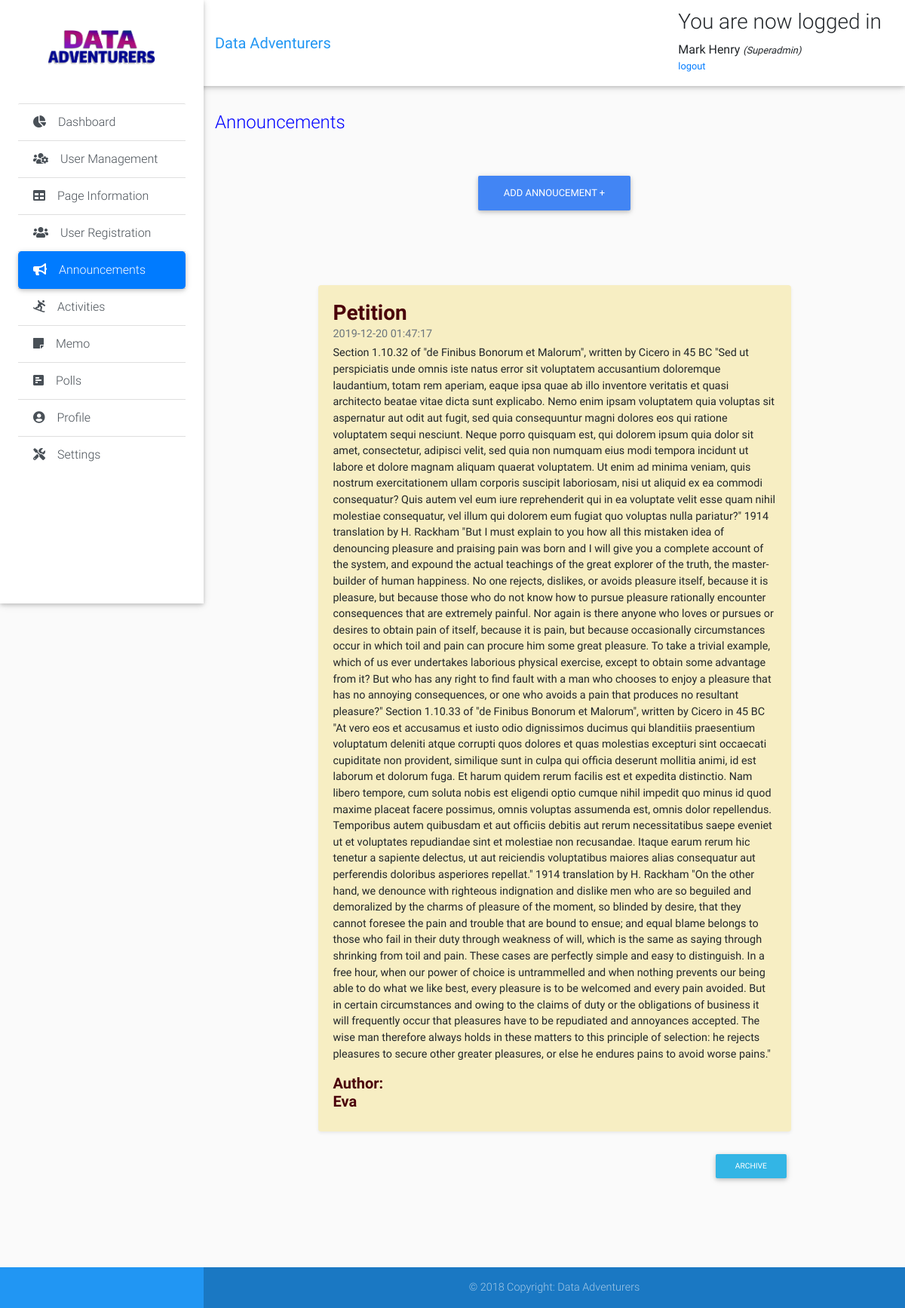
The app's page /super-admin-modules/announcements.php (signed in) with its own data.
### tables this page shows
CREATE TABLE IF NOT EXISTS `page_info` (
  `id` int(11) NOT NULL AUTO_INCREMENT,
  `about` varchar(1000) NOT NULL,
  `mission` varchar(1000) NOT NULL,
  `vision` varchar(1000) NOT NULL,
  `address` varchar(250) NOT NULL,
  `contact` varchar(250) NOT NULL,
  `email` varchar(250) NOT NULL,
  `image` varchar(1000) NOT NULL,
  PRIMARY KEY (`id`)
);

CREATE TABLE IF NOT EXISTS `announcements` (
  `id` int(11) NOT NULL AUTO_INCREMENT,
  `title` varchar(50) NOT NULL,
  `content` text NOT NULL,
  `author` varchar(50) NOT NULL,
  `date` datetime NOT NULL,
  PRIMARY KEY (`id`)
);

### super-admin-modules/announcements.php (the view, shortened to what this page needs)
<?php
include "connection.php";
include "header.php";
 ?>
      <div class="list-group list-group-flush">
        <a href="dashboard.php" class="list-group-item list-group-item-action waves-effect">
          <i class="fas fa-chart-pie mr-3"></i>Dashboard</a>
        <a href="members.php" class="list-group-item list-group-item-action waves-effect">
          <i class="fas fa-users-cog mr-3"></i>User Management</a>
        <a href="page-information.php" class="list-group-item list-group-item-action waves-effect">
          <i class="fas fa-table mr-3"></i>Page Information</a>
        <a href="user-registration.php" class="list-group-item list-group-item-action waves-effect">
          <i class="fas fa-users mr-3"></i>User Registration</a>
        <a href="announcements.php" class="list-group-item active waves-effect">
          <i class="fas fa-bullhorn mr-3"></i>Announcements</a>
        <a href="activities.php" class="list-group-item list-group-item-action waves-effect">
          <i class="fas fa-snowboarding mr-3"></i>Activities</a>
        <a href="memo.php" class="list-group-item list-group-item-action waves-effect">
          <i class="fas fa-sticky-note mr-3"></i>Memo</a>
        <a href="polls.php" class="list-group-item list-group-item-action waves-effect">
          <i class="fas fa-poll-h mr-3"></i>Polls</a>
        <a href="profile.php" class="list-group-item list-group-item-action waves-effect">
          <i class="fas fa-user-circle mr-3"></i>Profile</a>
        <a href="settings.php" class="list-group-item list-group-item-action waves-effect">
          <i class="fas fa-tools mr-3"></i>Settings</a>
      </div>
    </div>
  </header>
<main class="pt-5 mx-lg-6">
  <div class="container-fluid mt-5">
    <div class="page-title">
      <br>
      <br>
        <h4 class="mb-2 mb-sm-0 pt-1">
          <span>Announcements</span>
        </h4>
    </div>
        <div class="d-flex justify-content-center">
          <div class="text-center">
          <a href="" class="btn btn-primary btn-rounded mb-4" data-toggle="modal" data-target="#modalRegisterForm">
          Add Annoucement +</a>
          </div>
         </div>
      <br>
            <?php
            $result=mysqli_query($link, "SELECT * from announcements order by id DESC");
              echo "<table class='table table-borderless'  cellspacing='0' style='width: 100%'>";
              echo  "<thead>";
              echo  "<tr>";
              echo  "<th>";
              echo "</th>";
              echo  "</tr>";
              echo "</thead>";
              echo "<tbody>";
              while($row=mysqli_fetch_array($result))
              {
                echo "<tr>";
                echo "<td>";
                echo  "<div class='d-flex justify-content-center'>";
                echo " <div class='col-lg-9'>";
                echo "<div class='card flex-md-row mb-4 shadow-sm h-md-250' style='background-color:#f7eec3;'>";
                echo "<div class='card-body d-flex flex-column align-items-start'>";
                echo "<h3 class='mb-0' style='font-weight:bold; color:#4a000a'>";
                echo $row["title"];
                echo "</h3>";
                echo "<div class='mb-1 text-muted'>";
                echo $row["date"];
                echo "</div>";
                echo "<p>";
                echo $row["content"];
                echo "<h5  style='font-weight:bold; color:#4a000a'>";
                echo "Author:";
                echo "<br>";
                echo $row["author"];
                  echo "</div>";
                  echo "</div>";?>
                  <div class="float-right">
                  <button class="btn btn-info btn-sm" onclick="window.location.href =
                                 'ann-archive.php?id=<?php echo $row["id"]; ?>'">
                                  Archive</button>
                  </div>
                  <?php
                  echo "</div>";
                  echo "</td>";
                  echo "</tr>";
               }
              echo "</tbody>";
              echo "</table>";
              ?>
            </div>
</main>
  <?php
  include "footer.php";
  ?>

### super-admin-modules/header.php (shortened to what this page needs)
<?php
include "connection.php";
 ?>
<!DOCTYPE html>
<html lang="en">
<head>
  <link rel="stylesheet" href="https://ajax.googleapis.com/ajax/libs/jqueryui/1.12.1/themes/smoothness/jquery-ui.css">
  <link rel="stylesheet" href="https://stackpath.bootstrapcdn.com/bootstrap/4.3.1/css/bootstrap.min.css">
  <link rel="stylesheet" type="text/css" href="https://cdn.datatables.net/v/bs4/dt-1.10.20/datatables.min.css"/>
  <link rel="stylesheet" href="https://use.fontawesome.com/releases/v5.11.2/css/all.css">
  <link href="../css/bootstrap.min.css" rel="stylesheet">
  <link href="../css/mdb.min.css" rel="stylesheet">
  <link href="../css/style.min.css" rel="stylesheet">
  <link href="../css/style.css" rel="stylesheet">
</head>
  <body class="grey lighten-5">
    <header>
      <nav class="navbar fixed-top navbar-expand-lg navbar-light white scrolling-navbar">
        <div class="container-fluid">
          <a class="navbar-brand waves-effect" href="page-information.php" target="_blank">
            <strong class="blue-text">Data Adventurers</strong>
          </a>
          <div class="collapse navbar-collapse" id="navbarSupportedContent">
            <div class="content">
              <?php if (isset($_SESSION['success'])) : ?>
                <div class="error success" >
                  <h3>
                    <?php
                    echo $_SESSION['success'];
                    ?>
                  </h3>
                </div>
              <?php endif ?>
              <div class="profile_info">
                <div>
                  <?php  if (isset($_SESSION['user'])) : ?>
                    <strong>
                      <?php
                      echo $_SESSION['user']['first_name'];
                      ?>
                    </strong>
                    <small>
                      <i>(<?php echo ucfirst($_SESSION['user']['role']); ?>)</i>
                      <br>
                      <ul class="navbar-nav nav-flex-icons">
                        <li class="nav-item">
                          <a href="header.php?logout='1'" >logout</a>
                        </li>
                      </ul>
                    </small>
                  <?php endif ?>
                </div>
              </div>
            </div>
          </div>
        </div>
      </nav>
      <div class="sidebar-fixed position-fixed">
        <?php
              $result=mysqli_query($link, "select * from page_info");
              $row=mysqli_fetch_array($result);
              ?>
        <a class="logo-wrapper waves-effect">
          <img src=" <?php echo $row['image']; ?>" class="img-fluid" height="200" width="200" alt="">
        </a>

### css/style.css (style rules this page uses)
* { padding: 0; margin: 0; }
html { position: relative; min-height: 100%; }
body { margin-bottom: 150px; }
.page-title { margin-bottom: 50px; color: blue; }

### records on screen
page_info: image (picture)
announcements: title "Petition", date "2019-12-20 01:47:17", content "Section 1.10.32 of \"de Finibus Bonorum et Malorum\", written by Cicero in 45 BC \"Sed ut perspiciatis unde omnis iste natus error sit voluptatem accusantium doloremque laudantium, totam rem aperiam, eaque ipsa quae ab illo inventore veritatis et quasi architecto beatae vitae dicta sunt explicabo. Nemo enim ipsam voluptatem quia voluptas sit aspernatur aut odit aut fugit, sed quia consequuntur magni dolores eos qui ratione voluptatem sequi nesciunt. Neque porro quisquam est, qui dolorem ipsum quia dolor sit amet, consectetur, adipisci velit, sed quia non numquam eius modi tempora incidunt ut labore et dolore magnam aliquam quaerat voluptatem. Ut enim ad minima veniam, quis nostrum…", author "Eva"

### other values on screen
$_SESSION['success'] "You are now logged in"
$_SESSION['user']['first_name'] "Mark Henry"
$_SESSION['user']['role'] "Superadmin"
